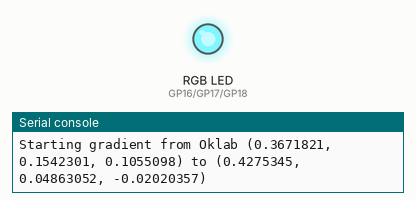
Recording of a program running on a simulated Raspberry Pi Pico running MicroPython. Shown: an RGB LED mixed from three pins (HIGH = lit), the last lines printed to the serial console. Dim RGB values are drawn brighter than linear; random numbers come from a fixed seed.

Above: at 0.51 s.
At 5.2 s:
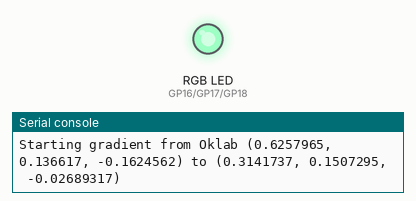
At 8.3 s:
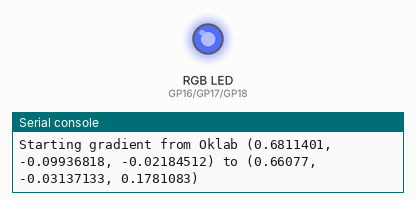
At 17.5 s:
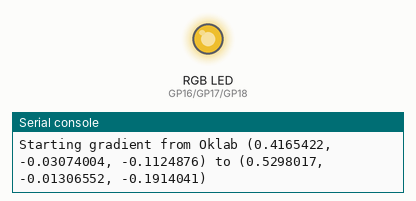
At 26.7 s:
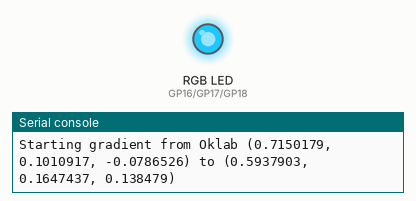
At 38.9 s:
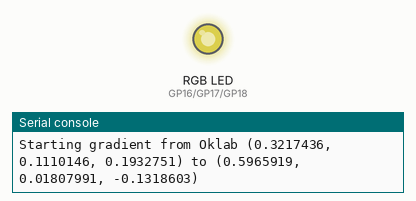
Timing chart, 0 to 40.0 s (numbered marks = the images above):
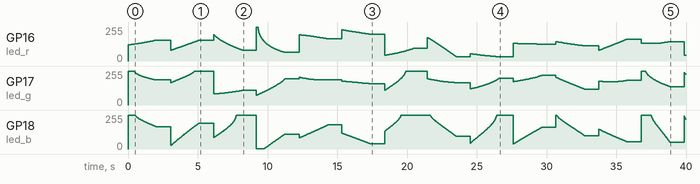

The program:

oklab.py
```python
import utime
import math
import random
from machine import Pin, PWM

# --- SETUP: Adjust these pin numbers to match your RGB LED's connections. ---
PIN_R = 16
PIN_G = 17
PIN_B = 18

led_r = PWM(Pin(PIN_R))
led_g = PWM(Pin(PIN_G))
led_b = PWM(Pin(PIN_B))

PWM_FREQ = 1000
led_r.freq(PWM_FREQ)
led_g.freq(PWM_FREQ)
led_b.freq(PWM_FREQ)

# --- HELPER FUNCTION FOR COMMON ANODE LEDS ---
def set_rgb(r, g, b):
    """
    Sets the color of a common anode RGB LED by inverting the values.
    """
    r_inverted = 255 - max(0, min(255, int(r)))
    g_inverted = 255 - max(0, min(255, int(g)))
    b_inverted = 255 - max(0, min(255, int(b)))

    led_r.duty_u16(int(r_inverted / 255 * 65535))
    led_g.duty_u16(int(g_inverted / 255 * 65535))
    led_b.duty_u16(int(b_inverted / 255 * 65535))

# --- Oklab to RGB Conversion Functions ---
def oklab_to_rgb(L, a, b):
    """
    Converts Oklab to sRGB. This is the core of the gradient logic.
    """
    # Step 1: Oklab to L'a'b' (CIELAB-like space)
    l_prime = L + 0.3963377774 * a + 0.2158037573 * b
    m_prime = L - 0.1055613423 * a - 0.0638541728 * b
    s_prime = L - 0.0894841775 * a - 1.2914855480 * b

    # Step 2: Invert the power function to get linear color components
    def linear_from_prime(x):
        return x**3 if x > 0.0 else 0.0

    l = linear_from_prime(l_prime)
    m = linear_from_prime(m_prime)
    s = linear_from_prime(s_prime)

    # Step 3: Convert L'M'S' to Linear RGB
    r_linear = 4.0767416621 * l - 3.3077115913 * m + 0.2309699292 * s
    g_linear = -1.2684380046 * l + 2.6097574011 * m - 0.3413193965 * s
    b_linear = -0.0041960863 * l - 0.7034186147 * m + 1.7076147010 * s

    # Step 4: Apply inverse sRGB gamma correction to get 8-bit values
    def srgb_from_linear(c):
        c = max(0, min(1, c)) # Clamp values
        return (1.055 * c**(1.0/2.4) - 0.055) if c > 0.0031308 else c * 12.92

    r = int(srgb_from_linear(r_linear) * 255)
    g = int(srgb_from_linear(g_linear) * 255)
    b = int(srgb_from_linear(b_linear) * 255)

    return (r, g, b)

# --- Helper function to generate a random Oklab color ---
def get_random_oklab_color():
    """
    Generates a random Oklab color within a reasonable,
    visible range.
    L: Lightness (0.0 to 1.0)
    a: Green-Red axis (-0.1 to 0.2)
    b: Blue-Yellow axis (-0.2 to 0.2)
    """
    l = random.uniform(0.3, 0.8)  # Mid-range brightness for good visibility
    a = random.uniform(-0.1, 0.2)  # A reasonable range for 'a'
    b = random.uniform(-0.2, 0.2)  # A reasonable range for 'b'
    return (l, a, b)

# --- Main function to run a single random gradient ---
def show_random_oklab_gradient(steps=100, delay_ms=20):
    """
    Generates a random Oklab gradient and displays it.
    """
    start_oklab = get_random_oklab_color()
    end_oklab = get_random_oklab_color()

    print(f"Starting gradient from Oklab {start_oklab} to {end_oklab}")

    # Calculate step size for each component
    step_L = (end_oklab[0] - start_oklab[0]) / steps
    step_a = (end_oklab[1] - start_oklab[1]) / steps
    step_b = (end_oklab[2] - start_oklab[2]) / steps

    for i in range(steps + 1):
        # Linearly interpolate in Oklab space
        current_L = start_oklab[0] + step_L * i
        current_a = start_oklab[1] + step_a * i
        current_b = start_oklab[2] + step_b * i

        # Convert to RGB and update LED
        r, g, b = oklab_to_rgb(current_L, current_a, current_b)
        set_rgb(r, g, b)
        utime.sleep_ms(delay_ms)

    utime.sleep(1) # Pause before the next gradient

# --- MAIN PROGRAM LOOP ---
while True:
    show_random_oklab_gradient()
```
